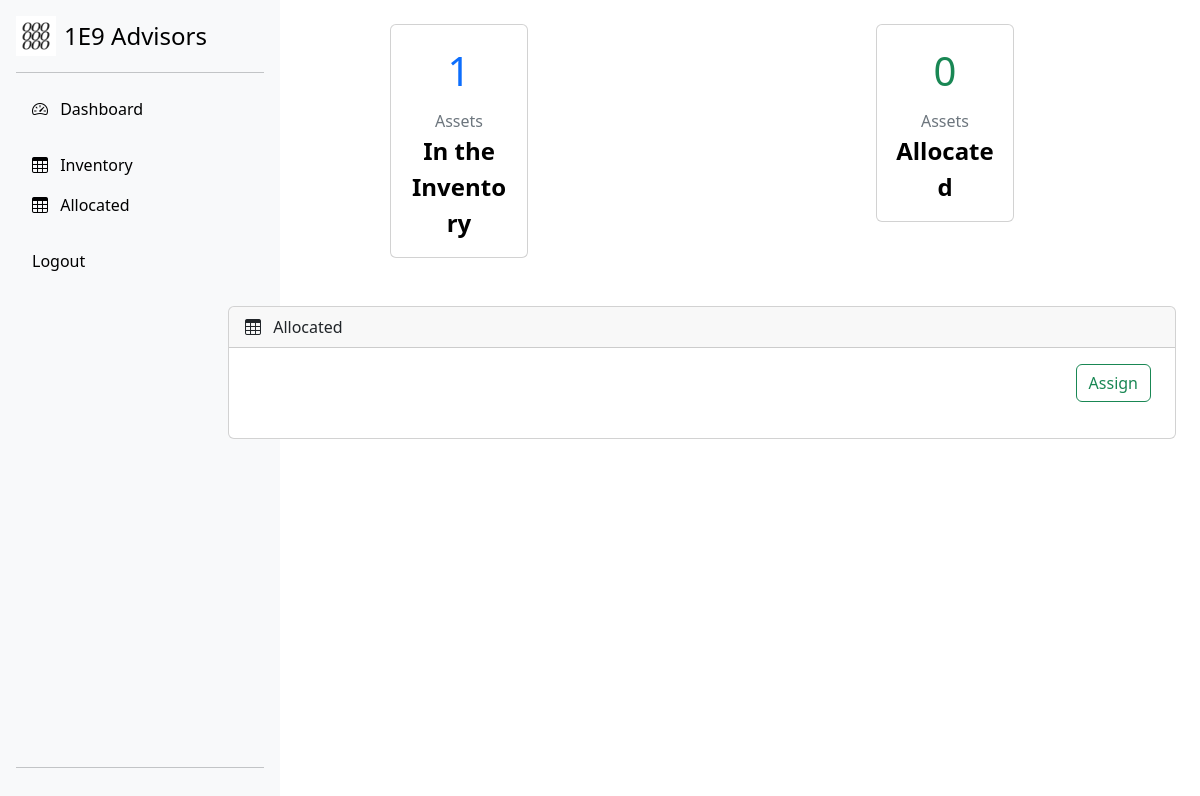
The app's page /allocated/ (signed in), older data.
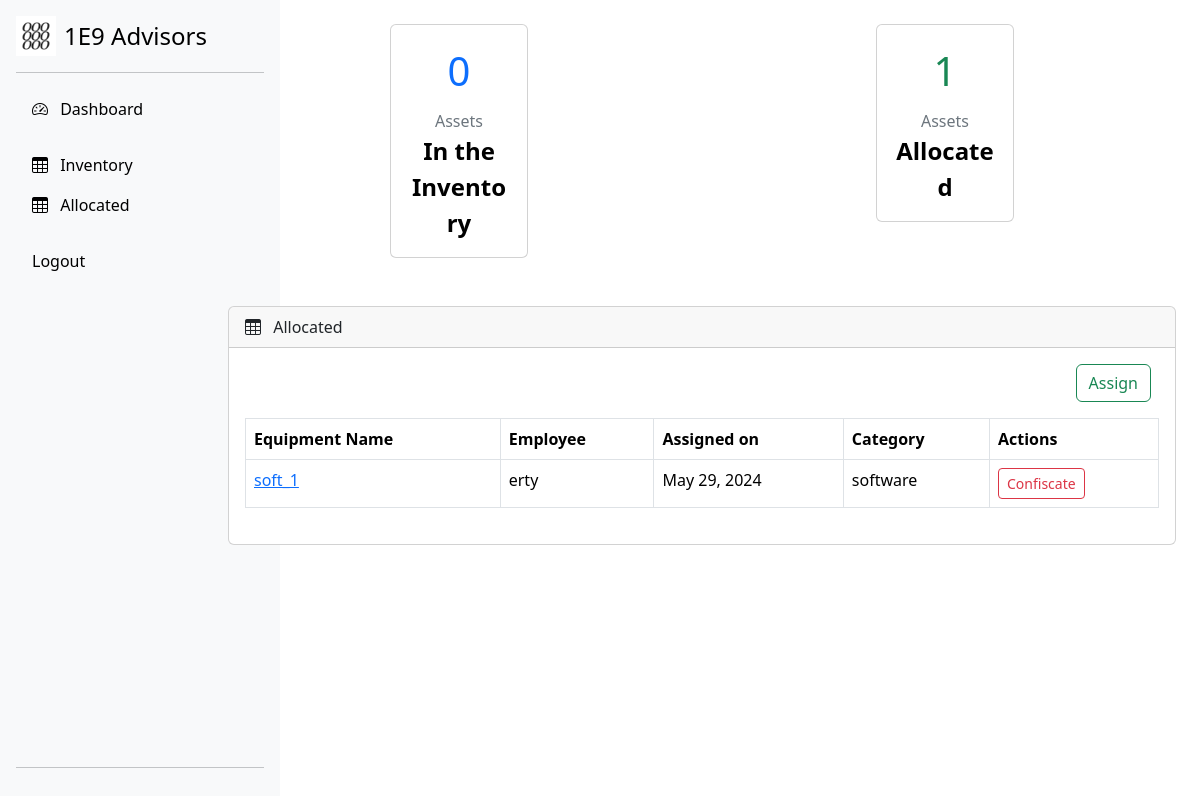
The same page, newer data.
### inventorymanager/models.py (models this page shows, shortened)
class Allocated(models.Model) :
    equipment_id = models.ForeignKey(Assets,on_delete=models.CASCADE)
    user = models.CharField(max_length=30)
    assigned_on = models.DateField(default=timezone.now)
    category_name = models.ForeignKey(Categories,on_delete=models.CASCADE)

class Assets(models.Model) :
    equipment_id = models.CharField(max_length=30)
    equipment_code = models.CharField(default=None,max_length=100,unique=True)
    equipment_name = models.CharField(max_length=30)
    description = models.CharField(max_length=100)
    category_name = models.ForeignKey(Categories,on_delete=models.CASCADE)
    in_out = models.BooleanField(default=False)
    def __str__(self) :
        return self.equipment_name

class Categories(models.Model) :
    category_name = models.CharField(unique=True,max_length=20)
    quantity = models.IntegerField(default=0)
    def __str__(self):
        return self.category_name

### inventorymanager/views.py (the view)
# urls.py: path('allocated/',views.AllocatedView.as_view(),name='allocated'),
class AllocatedView(LoginRequiredMixin,generic.TemplateView):
    template_name = 'inventorymanager/allocated.html'
    redirect_field_name = None
    login_url = 'inventorymanager:login'
    def get_context_data(self, **kwargs: Any):
        Asset_records = [i for i in list(Assets.objects.all()) if not i.in_out]
        Allocated_records = [i for i in Allocated.objects.all() if Assets.objects.get(id=i.equipment_id_id).in_out]
        return {'Allocated_records':Allocated_records,'Asset_count':len(Asset_records),'Allocated_count':len(list(Allocated_records))}

### inventorymanager/templates/inventorymanager/allocated.html (shortened to what the changed rows need)
<!DOCTYPE html>
<html lang="en">
<head>
    <!-- {% load bootstrap5 %}
    {% bootstrap_css %}
    {% bootstrap_javascript %} -->
    <link href="https://cdn.jsdelivr.net/npm/bootstrap@5.3.3/dist/css/bootstrap.min.css" rel="stylesheet">
    <link rel="stylesheet" href="https://cdn.jsdelivr.net/npm/bootstrap-icons@1.9.1/font/bootstrap-icons.css">
</head>
<body>
    <div class="row">
        <div class="container-fluid col-xl-10 col-md-12">
            <main>
                <div class="container-fluid px-4">
                    <div class="row mt-4 mb-4 justify-content-around">
                        <div class="col-xl-2 col-md-12">
                            <div class="card text-black mb-4">
                                <div class="row card-body text-center">
                                    <div class="fs-1 text-primary" id="totalAssets">
                                        {{Asset_count}}
                                    </div>
                                    <div class="fs-6 mt-2 text-secondary">Assets</div>
                                    <div class="fs-4 fw-bold">
                                        In the Inventory
                                    </div>
                                </div>
                            </div>
                        </div>
                        <div class="col-xl-2 col-md-12">
                            <div class="card text-black mb-4">
                                <div class="row card-body text-center">
                                    <div class="fs-1 text-success">
                                        {{Allocated_count}}
                                    </div>
                                    <div class="fs-6 mt-2 text-secondary">Assets</div>
                                    <div class="fs-4 fw-bold">
                                        Allocated
                                    </div>
                                </div>
                            </div>
                        </div>
                    </div>
                </div>
                <div class="container-fluid px-4">
                    <div class="card mb-4">
                        <div class="card-body">
                            <div class="">
                                <div class="mb-1 table-responsive">
                                    {% if Allocated_records %}
                                    <table class="table table-hover table-bordered fw-normal">
                                        <thead>
                                            <tr>
                                                <th>Equipment Name</th>
                                                <th>Employee</th>
                                                <th>Assigned on</th>
                                                <th>Category</th>
                                                <th>Actions</th>
                                            </tr>
                                        </thead>
                                        <tbody>
                                            {% for record in Allocated_records %}
                                            <tr>
                                                <td><a class="first-col" href="#">{{ record.equipment_id }}</a></td>
                                                <td>{{ record.user }}</td>
                                                <td>{{ record.assigned_on }}</td>
                                                <td>{{ record.category_name }}</td>
                                                <td>
                                                    <button type="button" class="btn btn-outline-danger btn-sm" data-bs-toggle="modal" data-bs-target="#deleteModal" data-id="{{ record.id }}">
                                                        Confiscate
                                                    </button>
                                                </td>
                                            </tr>
                                            {% endfor %}
                                        </tbody>
                                    </table>
                                    {% endif %}
                                </div>
                            </div>
                        </div>
                    </div>
                </div>
            </main>
        </div>
    </div>
</body>
</html>

Row changes from the older to the newer data that the page shows:
added Allocated: equipment_id "soft_1", user "erty", assigned_on "May 29, 2024", category_name "software"
Text that changed along with them:
{{ Asset_count }}: "1" → "0"
{{ Allocated_count }}: "0" → "1"
text now shown: "Equipment Name Employee Assigned on Category Actions"
